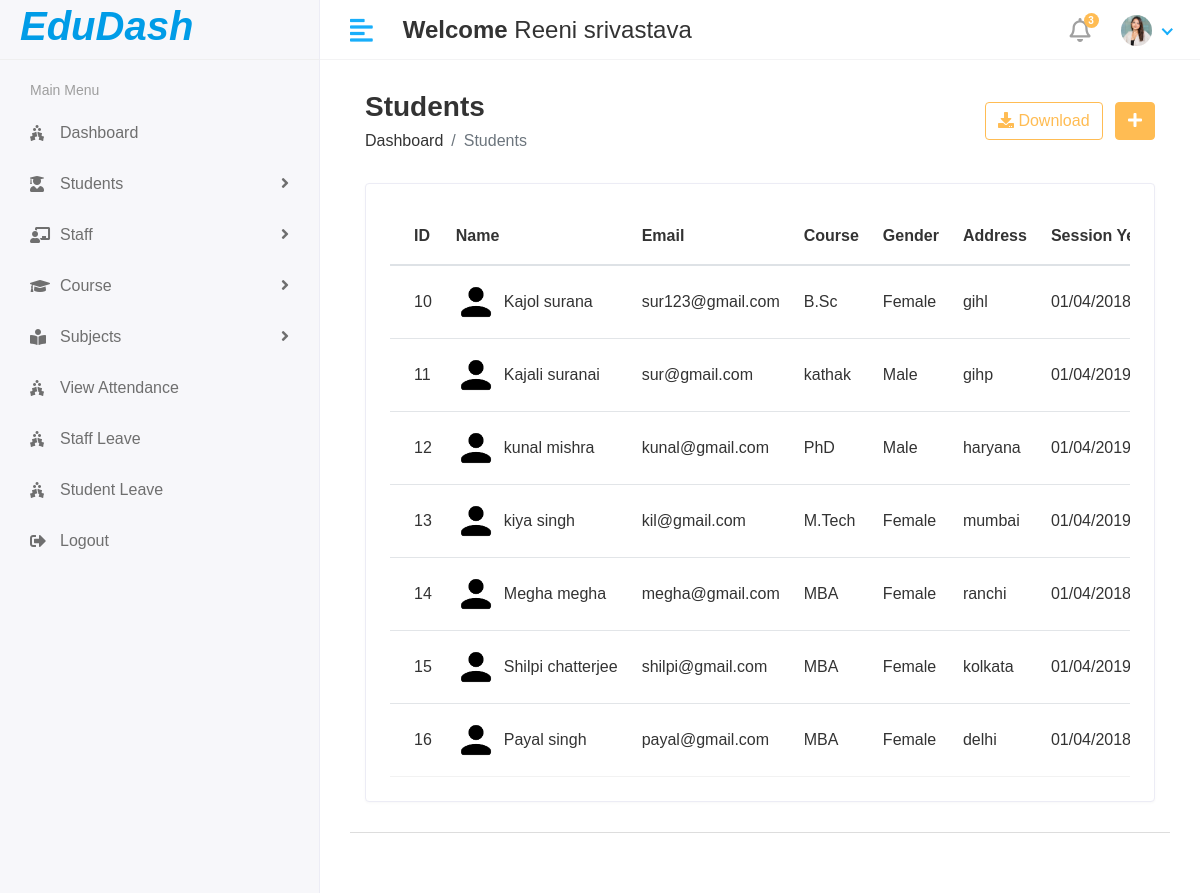
Page /Hod/Student/View (signed in) on the earlier database version.
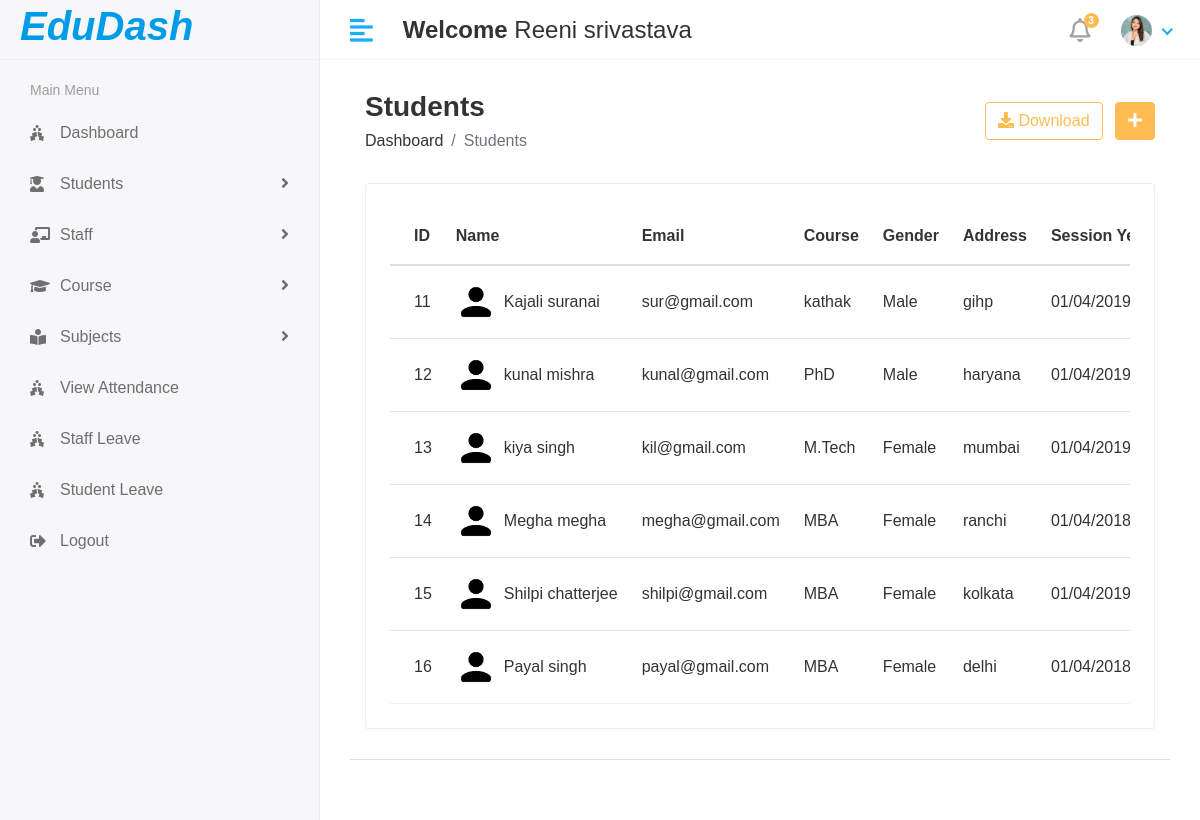
Same page on the later database version.
### newapp/models.py (models this page shows, shortened)
class CustomUser(AbstractUser):
    USER = (
        ('1','HOD'),
        ('2','STAFF'),
        ('3','STUDENT'),
    )
    user_type = models.CharField(choices =USER,max_length=50,default=1 )
    profile_pic = models.ImageField(upload_to = 'media/profile_pic')

class Student(models.Model):
    admin = models.OneToOneField(CustomUser,on_delete=models.CASCADE)
    address= models.TextField()
    gender=models.CharField(max_length=100)
    course_id = models.ForeignKey(Course,on_delete=models.DO_NOTHING)
    session_year_id = models.ForeignKey(Session_Year,on_delete=models.DO_NOTHING)
    created_at = models.DateTimeField(auto_now_add=True)
    updated_at = models.DateTimeField(auto_now=True)

class Course(models.Model):
    name=models.CharField(max_length=50)
    created_at = models.DateTimeField(auto_now_add=True)
    updated_at = models.DateTimeField(auto_now=True)

class Session_Year(models.Model):
    session_start=models.CharField(max_length=100)
    session_end=models.CharField(max_length=100)

### newproject/Hod_Views.py (the view)
# urls.py: path('Hod/Student/View',Hod_Views.VIEW_STUDENT,name='view_student'),
@login_required(login_url='/')
def VIEW_STUDENT(request):
    student = Student.objects.all()
    context = {
        'student':student,
    }
    return render(request,'Hod/view_student.html',context)

### templates/Hod/view_student.html (shortened to what this page needs)
{% extends 'base.html' %}
{% block content %}
{% load static %}
<div class="content container-fluid">
   <div class="page-header">
      <div class="row align-items-center">
         <div class="col">
            <h3 class="page-title">Students</h3>
            <ul class="breadcrumb">
               <li class="breadcrumb-item"><a href="index.html">Dashboard</a></li>
               <li class="breadcrumb-item active">Students</li>
            </ul>
         </div>
         <div class="col-auto text-right float-right ml-auto">
            <a href="#" class="btn btn-outline-primary mr-2"><i class="fas fa-download"></i> Download</a>
            <a href="add-student.html" class="btn btn-primary"><i class="fas fa-plus"></i></a>
         </div>
      </div>
   </div>
   <div class="row">
      <div class="col-sm-12">
         <div class="card card-table">
            <div class="card-body">
               <div class="table-responsive">
                  <table id="table_id" class="table table-hover table-center mb-0">
                     <thead>
                        <tr>
                           <th>ID</th>
                           <th>Name</th>
                           <th>Email</th>
                           <th>Course</th>
                           <th>Gender</th>
                           <th>Address</th>
                           <th>Session Year</th>
                        </tr>
                     </thead>
                     <tbody>
                        {% for i in student %}
                        <tr>
                           <td>{{i.id}}</td>
                           <td>
                              <h2 class="table-avatar">
                                 <a href="student-details.html" class="avatar avatar-sm mr-2"><img class="avatar-img rounded-circle" src="/{{i.admin.profile_pic}}" alt="User Image"></a>
                                 <a href="student-details.html">{{i.admin.first_name}}&nbsp;{{i.admin.last_name}}</a>
                              </h2>
                           </td>
                           <td>{{i.admin.email}}</td>
                           <td>{{i.course_id.name}}</td>
                           <td>{{i.gender}}</td>
                           <td>{{i.address}}</td>
                           <td>{{i.session_year_id.session_start}} To {{i.session_year_id.session_end}}</td>
                        </tr>
                        {% endfor %}
                     </tbody>
                  </table>
               </div>
            </div>
         </div>
      </div>
   </div>
</div>
{% endblock %}

### templates/base.html (shortened to what this page needs)
<!DOCTYPE html>
<html lang="en">
{% load static %}
   <head>
      <link rel="stylesheet" href="{% static 'assets/plugins/bootstrap/css/bootstrap.min.css' %}">
      <link rel="stylesheet" href="{% static 'assets/plugins/fontawesome/css/fontawesome.min.css' %}">
      <link rel="stylesheet" href="{% static 'assets/plugins/fontawesome/css/all.min.css' %}">
      <link rel="stylesheet" href="{% static 'assets/css/style.css' %}">
   </head>
   <body>
    <div class="main-wrapper">
       {% include 'includes/header.html' %}
       {% include 'includes/sidebar.html' %}
        <div class="page-wrapper">
        <div class="content container-fluid">
        {% block content%}
        {% endblock %}
        {% include 'includes/footer.html' %}
      </div>
   </div>
 </body>
</html>

### templates/includes/header.html (shortened to what this page needs)
{% load static %}
<div class="header">
    <div class="header-left">
       <a href="index.html" class="logo">
       <h1><strong><i>EduDash</i></strong></h1>
       </a>
    </div>
    <a href="javascript:void(0);" id="toggle_btn">
    <i class="fas fa-align-left"></i>
    </a>
    <div class="top-nav-search mt-3">
       <h4><strong>Welcome</strong>&nbsp<span>{{user.first_name}} {{user.last_name}}</span></h4>
    </div>
    <ul class="nav user-menu">
       <li class="nav-item dropdown noti-dropdown">
          <a href="#" class="dropdown-toggle nav-link" data-toggle="dropdown">
          <i class="far fa-bell"></i> <span class="badge badge-pill">3</span>
          </a>
       </li>
       <li class="nav-item dropdown has-arrow">
          <a href="#" class="dropdown-toggle nav-link" data-toggle="dropdown">
          <span class="user-img"><img class="rounded-circle" src="{% static 'assets/img/profiles/avatar-01.jpg'%}" width="31" alt="Ryan Taylor"></span>
          </a>
       </li>
    </ul>
 </div>

### templates/includes/sidebar.html (shortened to what this page needs)
{%load static %}
<div class="sidebar" id="sidebar">
    <div class="sidebar-inner slimscroll">
       <div id="sidebar-menu" class="sidebar-menu">
         {% if user.user_type == '1' %}
          <ul>
             <li class="menu-title">
                <span>Main Menu</span>
             </li>
             <li>
               <a href="{% url 'hod_home' %}"><i class="fas fa-holly-berry"></i> <span>Dashboard</span></a>
            </li>
             <li class="submenu">
                <a href="#"><i class="fas fa-user-graduate"></i> <span> Students</span> <span class="menu-arrow"></span></a>
             </li>
             <li class="submenu">
                <a href="#"><i class="fas fa-chalkboard-teacher"></i> <span> Staff</span> <span class="menu-arrow"></span></a>
             </li>
               <li class="submenu">
               <a href="#"><i class="fa fa-graduation-cap"></i> <span> Course</span> <span class="menu-arrow"></span></a>
            </li>
             <li class="submenu">
                <a href="#"><i class="fas fa-book-reader"></i> <span> Subjects</span> <span class="menu-arrow"></span></a>
             </li>
            <li>
               <a href="holiday.html"><i class="fas fa-holly-berry"></i> <span>View Attendance</span></a>
            </li>
            <li>
               <a href="holiday.html"><i class="fas fa-holly-berry"></i> <span>Staff Leave</span></a>
            </li>
            <li>
               <a href="holiday.html"><i class="fas fa-holly-berry"></i> <span>Student Leave</span></a>
            </li>
            <li>
               <a href="{% url 'logout' %}"><i class="fas fa-sign-out-alt"></i> <span>Logout</span></a>
            </li>
          </ul>
          {% endif %}
       </div>
    </div>
 </div>

### templates/includes/footer.html (shortened to what this page needs)
{%load static %}
<footer>
 </footer>

Differences in the rows shown:
removed Student: id "10", admin.profile_pic (picture), admin.first_name "Kajol", admin.last_name "surana", admin.email "sur123@gmail.com", course_id.name "B.Sc", gender "Female", address "gihl", session_year_id.session_start "01/04/2018…"
